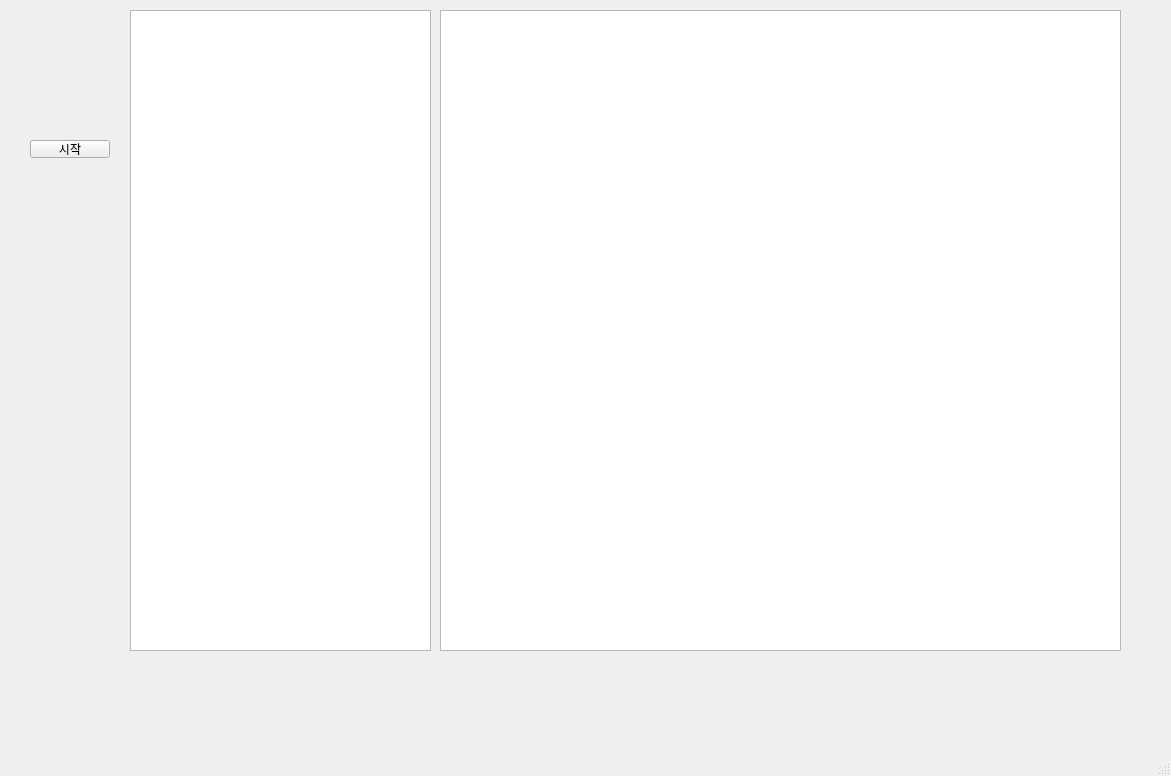
<?xml version="1.0" encoding="UTF-8"?>
<ui version="4.0">
 <class>CDlgMain</class>
 <widget class="QMainWindow" name="CDlgMain">
  <property name="geometry">
   <rect>
    <x>0</x>
    <y>0</y>
    <width>1171</width>
    <height>776</height>
   </rect>
  </property>
  <property name="windowTitle">
   <string>CDlgMain</string>
  </property>
  <widget class="QWidget" name="centralwidget">
   <widget class="QPushButton" name="btnStart">
    <property name="geometry">
     <rect>
      <x>30</x>
      <y>140</y>
      <width>80</width>
      <height>18</height>
     </rect>
    </property>
    <property name="text">
     <string>시작</string>
    </property>
   </widget>
   <widget class="QTextEdit" name="teLog1">
    <property name="geometry">
     <rect>
      <x>130</x>
      <y>10</y>
      <width>301</width>
      <height>641</height>
     </rect>
    </property>
   </widget>
   <widget class="QTableWidget" name="tPrice">
    <property name="geometry">
     <rect>
      <x>440</x>
      <y>10</y>
      <width>681</width>
      <height>641</height>
     </rect>
    </property>
   </widget>
  </widget>
  <widget class="QMenuBar" name="menubar">
   <property name="geometry">
    <rect>
     <x>0</x>
     <y>0</y>
     <width>1171</width>
     <height>22</height>
    </rect>
   </property>
  </widget>
  <widget class="QStatusBar" name="statusbar"/>
 </widget>
 <resources/>
 <connections>
  <connection>
   <sender>btnStart</sender>
   <signal>clicked()</signal>
   <receiver>CDlgMain</receiver>
   <slot>slotBtnStart()</slot>
   <hints>
    <hint type="sourcelabel">
     <x>81</x>
     <y>170</y>
    </hint>
    <hint type="destinationlabel">
     <x>206</x>
     <y>166</y>
    </hint>
   </hints>
  </connection>
 </connections>
 <slots>
  <slot>slotBtnStart()</slot>
  <slot>slotBtnOrderClean()</slot>
  <slot>slotBtnOrderWash()</slot>
  <slot>slotBtnOrderShop()</slot>
 </slots>
</ui>
